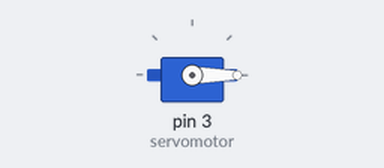
This sketch was run on a simulated Arduino Uno, built with avr-gcc and run on an emulated ATmega328P. Parts: servo.

Above: at 0.05 s.
Timing chart, 0 to 3.0 s (numbered marks = the images above):
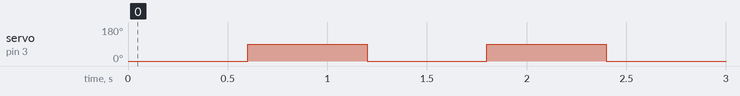

The sketch:

servo_motor.ino
```cpp
#include <Servo.h>
Servo servomotor;
void setup() {
  servomotor.attach(3);
}

void loop() {
  servomotor.write(0);
  delay(600);
  servomotor.write(90);
 // delay(2000);
 // servomotor.write(180);
  delay(600);
}
```

Measured:
- by itself, servo on pin 3 (servomotor): alternates 90° for 0.60 s and 0° for 0.60 s
